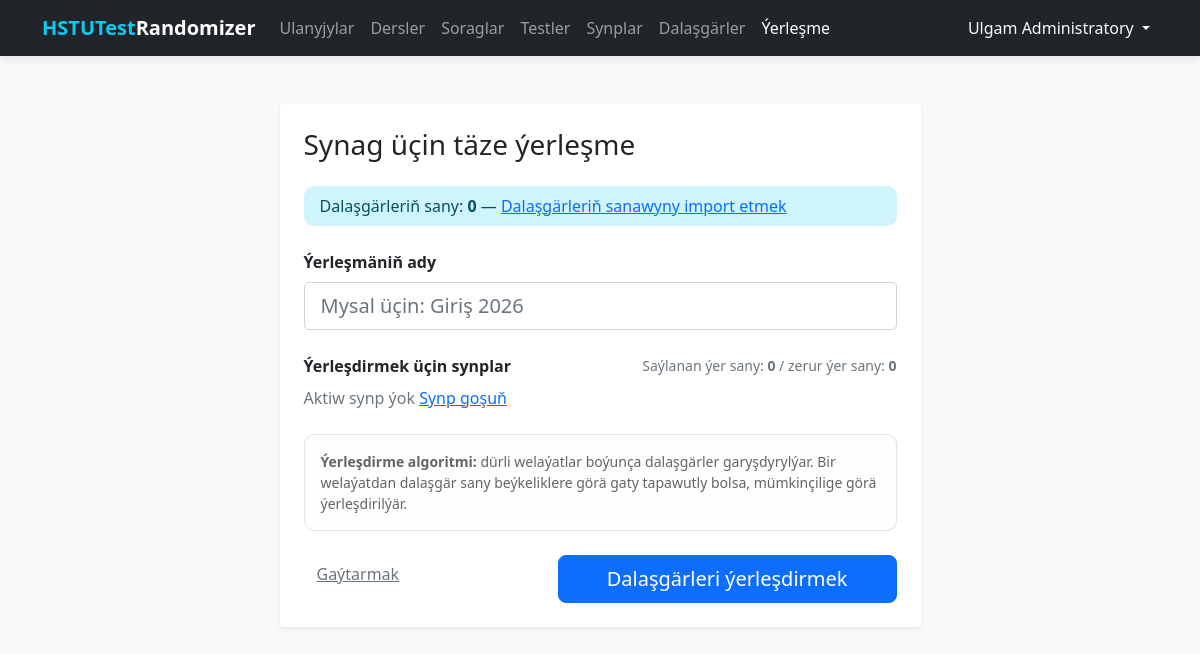
The page /exam/create (signed in) on the database as committed earlier.
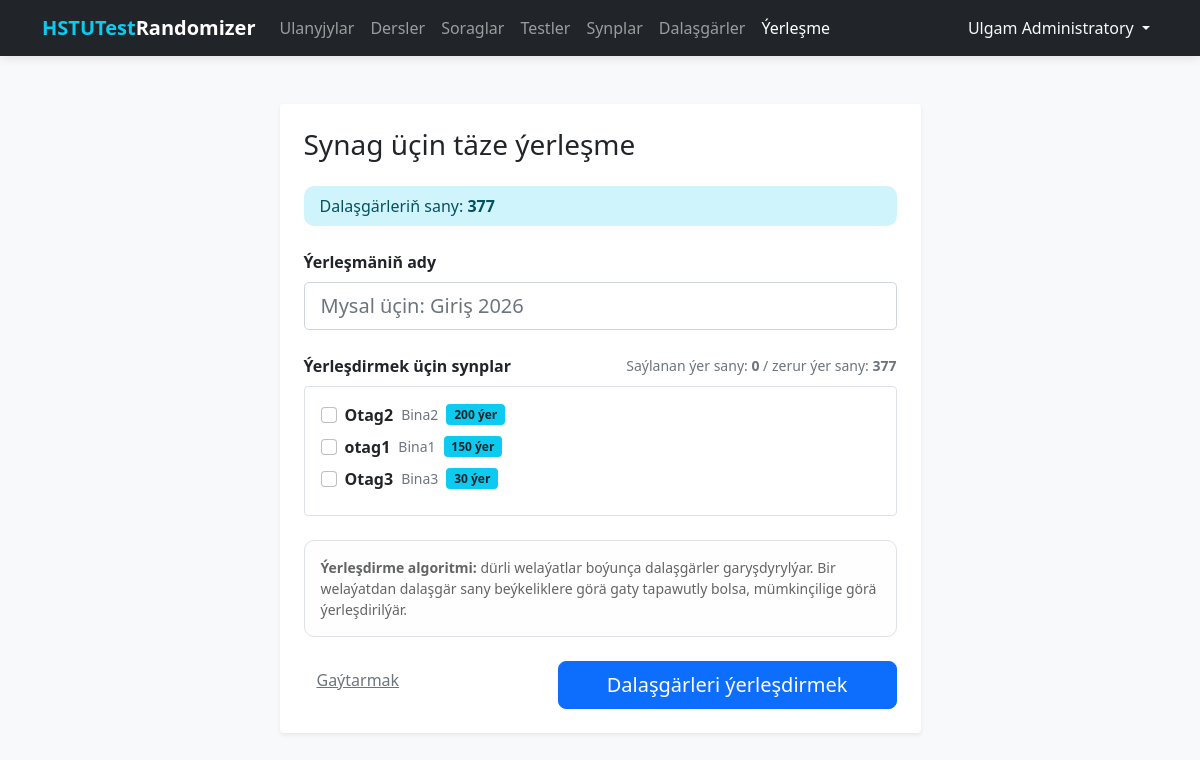
The same page on the database as committed later.
### tables this page shows
CREATE TABLE classrooms (
    id INTEGER PRIMARY KEY AUTOINCREMENT,
    name TEXT NOT NULL UNIQUE,
    location TEXT NOT NULL,
    capacity INTEGER NOT NULL CHECK (capacity > 0),
    is_active INTEGER DEFAULT 1
);

### routes/exam.py (the view, shortened to what this page needs)
@exam_bp.route('/create', methods=['GET', 'POST'])
@login_required
def create():
    db = get_db_connection()
    classrooms = db.execute(
        'SELECT * FROM classrooms WHERE is_active = 1 ORDER BY capacity DESC'
    ).fetchall()
    total_students = db.execute('SELECT COUNT(*) FROM students').fetchone()[0]
    db.close()
    return render_template(
        'exam/create.html',
        classrooms=classrooms,
        total_students=total_students,
        selected_ids=[],
        form_name='',
    )

### database.py (called while the page is built)
def get_db_connection():
    conn = sqlite3.connect(DATABASE)
    conn.row_factory = sqlite3.Row  # Позволяет обращаться к полям по именам
    return conn

### templates/exam/create.html (shortened to what this page needs)
{% extends 'base.html' %}
{% block content %}
<div class="row justify-content-center">
    <div class="col-lg-7">
        <div class="main-card shadow-sm p-4 bg-white rounded">
            <h3 class="mb-4">Synag üçin täze ýerleşme</h3>
            <div class="alert alert-info py-2 mb-4">
                Dalaşgärleriň sany: <strong>{{ total_students }}</strong>
                {% if total_students == 0 %}
                — <a href="{{ url_for('students.index') }}">Dalaşgärleriň sanawyny import etmek</a>
                {% endif %}
            </div>
            <form method="POST" id="createForm">
                <div class="mb-4">
                    <label class="form-label fw-bold">Ýerleşmäniň ady</label>
                    <input type="text" name="name" class="form-control form-control-lg"
                           value="{{ form_name }}"
                           placeholder="Mysal üçin: Giriş 2026" required autofocus>
                </div>
                <div class="mb-4">
                    <div class="d-flex justify-content-between align-items-center mb-2">
                        <label class="form-label fw-bold mb-0">Ýerleşdirmek üçin synplar</label>
                        <span class="small text-muted">
                            Saýlanan ýer sany: <strong id="totalCapacity">0</strong>
                            / zerur ýer sany: <strong>{{ total_students }}</strong>
                        </span>
                    </div>
                    {% if classrooms %}
                    <div class="border rounded p-3">
                        {% for c in classrooms %}
                        <div class="form-check mb-2">
                            <input class="form-check-input room-check" type="checkbox"
                                   name="classroom_ids" value="{{ c.id }}"
                                   id="room_{{ c.id }}"
                                   data-capacity="{{ c.capacity }}"
                                   {{ 'checked' if c.id in selected_ids else '' }}>
                            <label class="form-check-label d-flex align-items-center gap-2" for="room_{{ c.id }}">
                                <strong>{{ c.name }}</strong>
                                <span class="text-muted small">{{ c.location }}</span>
                                <span class="badge bg-info text-dark">{{ c.capacity }} ýer</span>
                            </label>
                        </div>
                        {% endfor %}
                    </div>
                    {% else %}
                    <div class="text-muted">
                        Aktiw synp ýok
                        <a href="{{ url_for('classrooms.create') }}">Synp goşuň</a>
                    </div>
                    {% endif %}
                </div>
                <div class="alert alert-light border small mb-4">
                    <strong>Ýerleşdirme algoritmi:</strong> dürli welaýatlar boýunça dalaşgärler garyşdyrylýar.
                    Bir welaýatdan dalaşgär sany beýkeliklere görä gaty tapawutly bolsa, mümkinçilige görä ýerleşdirilýär.
                </div>
                <div class="d-flex justify-content-between">
                    <a href="{{ url_for('exam.index') }}" class="btn btn-link text-secondary">Gaýtarmak</a>
                    <button type="submit" class="btn btn-primary btn-lg px-5">Dalaşgärleri ýerleşdirmek</button>
                </div>
            </form>
        </div>
    </div>
</div>
{% endblock %}

Rows that differ between the two databases and show on the page:
added classrooms: name "Otag2", location "Bina2", capacity "200"
added classrooms: name "otag1", location "Bina1", capacity "150"
added classrooms: name "Otag3", location "Bina3", capacity "30"
Other text that changed with them:
{{ total_students }}: "0" → "377"
text no longer shown: "— Dalaşgärleriň sanawyny import etmek Aktiw synp ýok Synp goşuň"
